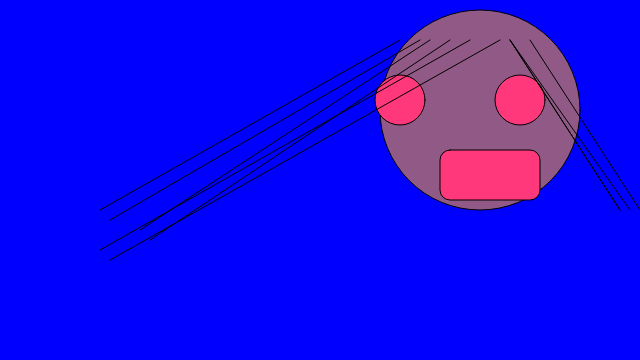
Frame 1 (no input)
Frame 60 (no input): identical to frame 1, image omitted
Frame 120 (the mouse pressed at the canvas centre since frame 60): identical to frame 1, image omitted

The p5.js sketch that drew this single still picture (run headless with seeded random() and noise() and a simulated clock; from frame 60 on, the mouse is pressed at the canvas centre):

// p5.js sketch
// ── sketch.js
/*
self portrait v1
by Daniel Munoz
*/
// global scope

var x = 480; // statement
var y = 100
var eyeSize =100
var mouthSize=eyeSize;

var faceRed = 145
var faceBlue= 133
var faceGreen= 89


function setup() {
	createCanvas(640,360);
}

function draw() {
	background('blue');
//face
fill(faceRed,faceGreen,faceBlue)
circle(x,y+10,200,);
//eyes
fill(254,56,123)
	circle(x-80,y,50);//left
	circle(x+40,y,50);//right
//mouth
	rect(x-40,y+50,mouthSize,mouthSize/2,mouthSize/10);

//hair
line(x-80,y-60,x-380,y+110)
line(x-60,y-60,x-370,y+120)
line(x-50,y-60,x-340,y+130)
line(x-30,y-60,x-330,y+140)
line(x-10,y-60,x-380,y+150)
line(x+20,y-60,x-370,y+160)
line(x+30,y-60,x+140,y+110)
line(x+30,y-60,x+140,y+110)
line(x+30,y-60,x+150,y+110)
line(x+50,y-60,x+160,y+110)



}
